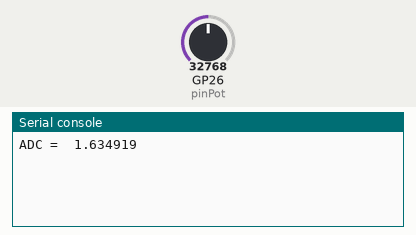
A program run on a simulated Raspberry Pi Pico running MicroPython. On the bench: the last lines printed to the serial console. The inputs (shaded band) are chosen by the test bench; at power-on: GP26 (pinPot) = 32768 (analog values on the 0–65535 scale).

Above: at 1.2 s.
1.3 s: GP26 (pinPot) set to 45874
At 2.3 s:
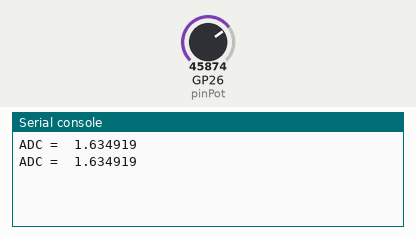
2.8 s: GP26 (pinPot) set to 57670
At 3.8 s:
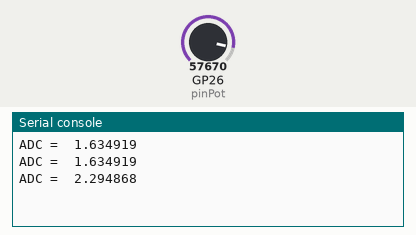
Timing chart, 0 to 5.8 s (numbered marks = the images above; inputs shaded):
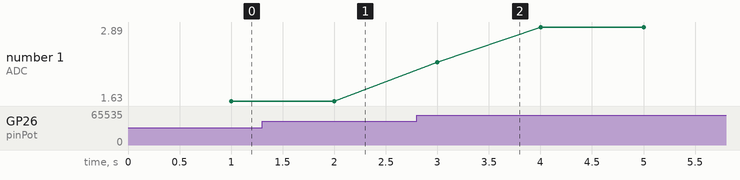

The program:

05AdcFloatVoltaje.py
```python
from machine import ADC
from utime import sleep

intADC = 0
fltVoltaje = 0.0

pinPot = ADC(0) # Otra manera de llamarlo, es el ADC0

while True:
    intADC = pinPot.read_u16()
    fltVoltaje = (intADC - 300) * 3.3 / 65535.0 # (Ajuste por ruido) * Voltaje referencia / Total combinaciones 2 a la 16 menos 1
    sleep(1)
    print("ADC = ", fltVoltaje) # Voltmetro
```

Measured:
- plotted number 1: 1.63 → 2.89 after the input at 2.8 s
